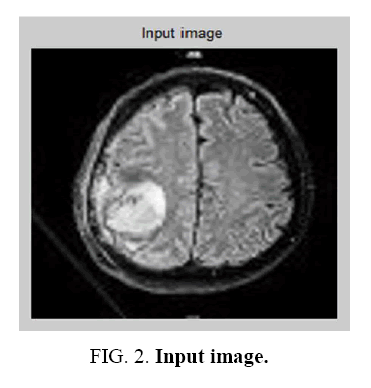
#> input picture Labs/Lab 5/brain.jpg, 371 x 388 px
$ jupyter execute task6.ipynb
#> lines starting #> are read from the running program, lines starting #| are printed output that depends on the picture; after the words box and inside, x2 and y2 are one past the last pixel; in counts of white or black regions, pixels touching at a corner belong together
# Task 6

Everything so far checked each pixel on its own: is it above the threshold or not.
Region growing is different. You drop a seed somewhere and spread outwards, and a
neighbouring pixel only joins if its intensity is close enough to the seed's.

So the result is always one connected blob, instead of white pixels scattered all over
the image like a threshold gives you.

Writing it myself since the lab says no prebuilt segmentation library. Using a stack
instead of recursion so it doesn't blow up on a big image, and checking 4 neighbours
(up, down, left, right).

Parameters:
* Seed A at the centre of the image, Seed B at (w/3, h/3)
* Thresholds 10, 25 and 40

[cell 1]
import cv2
import numpy as np
import matplotlib.pyplot as plt

def region_grow(img, seed, threshold):
    h, w = img.shape
    mask = np.zeros((h, w), np.uint8)
    seed_value = int(img[seed[1], seed[0]])

    stack = [seed]
    mask[seed[1], seed[0]] = 255

    while stack:
        x, y = stack.pop()

        # check the 4 neighbours
        for dx, dy in [(-1, 0), (1, 0), (0, -1), (0, 1)]:
            nx, ny = x + dx, y + dy

            if 0 <= nx < w and 0 <= ny < h and mask[ny, nx] == 0:
                # join the region if intensity is close enough
                if abs(int(img[ny, nx]) - seed_value) <= threshold:
                    mask[ny, nx] = 255
                    stack.append((nx, ny))

    return mask


img = cv2.imread("brain.jpg", cv2.IMREAD_GRAYSCALE)
#> img: shape (388, 371); min 0, max 255, mean 132.2

if img is None:
    print("Error: brain.jpg not found")
else:
    h, w = img.shape
#> h = 388; w = 371

    seed_a = (w // 2, h // 2)        # middle of the brain
#> seed_a = (185, 194)
    seed_b = (w // 3, h // 3)        # a different area
#> seed_b = (123, 129)

    # Same seed, three different thresholds
    r1 = region_grow(img, seed_a, 10)
#> in region_grow, `seed_value = int(img[seed[1], seed[0]])`: seed_value = 140
#> after the loop in region_grow, `while stack:`:
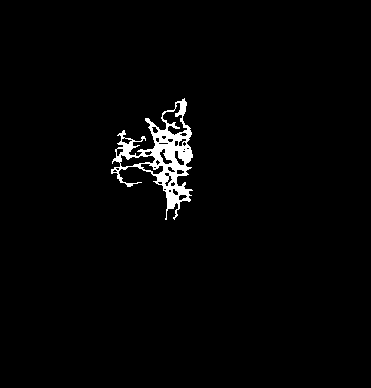
#> mask: shape (388, 371); 2% white; 1 white region, box (x1, y1, x2, y2) and area: (111, 98, 193, 220) 2887
    r2 = region_grow(img, seed_a, 25)
#> call 2 of region_grow, with seed = (185, 194), threshold = 25
#> after the loop in region_grow (call 2), `while stack:`:
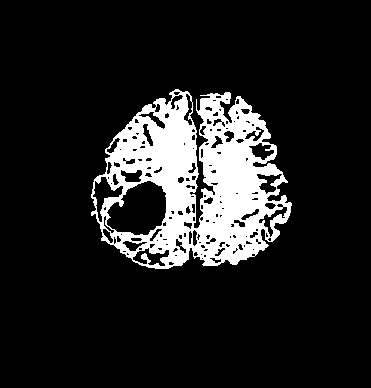
#> mask: shape (388, 371); 13.3% white; 1 white region, box (x1, y1, x2, y2) and area: (91, 89, 292, 269) 19199
    r3 = region_grow(img, seed_a, 40)
#> call 3 of region_grow, with seed = (185, 194), threshold = 40
#> after the loop in region_grow (call 3), `while stack:`:
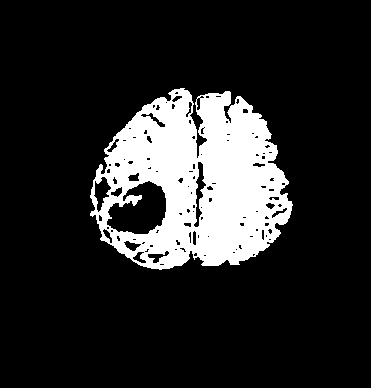
#> mask: shape (388, 371); 16% white; 1 white region, box (x1, y1, x2, y2) and area: (90, 88, 293, 270) 23035

    # Different seed, same threshold
    r4 = region_grow(img, seed_b, 25)
#> call 4 of region_grow, with seed = (123, 129), threshold = 25
#> in region_grow (call 4), `seed_value = int(img[seed[1], seed[0]])`: seed_value = 115
#> after the loop in region_grow (call 4), `while stack:`:
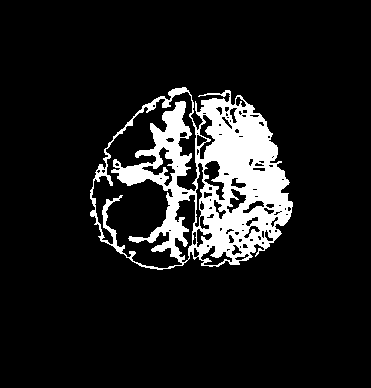
#> mask: shape (388, 371); 11% white; 1 white region, box (x1, y1, x2, y2) and area: (90, 87, 293, 270) 15779

    titles = ["Original",
              "Seed A, thresh=10",
              "Seed A, thresh=25",
              "Seed A, thresh=40",
              "Seed B, thresh=25"]
    images = [img, r1, r2, r3, r4]

    plt.figure(figsize=(18, 4))
    for i in range(5):
        plt.subplot(1, 5, i + 1)
        plt.imshow(images[i], cmap="gray")
        plt.title(titles[i])
        plt.axis("off")

    plt.tight_layout()
    plt.show()
